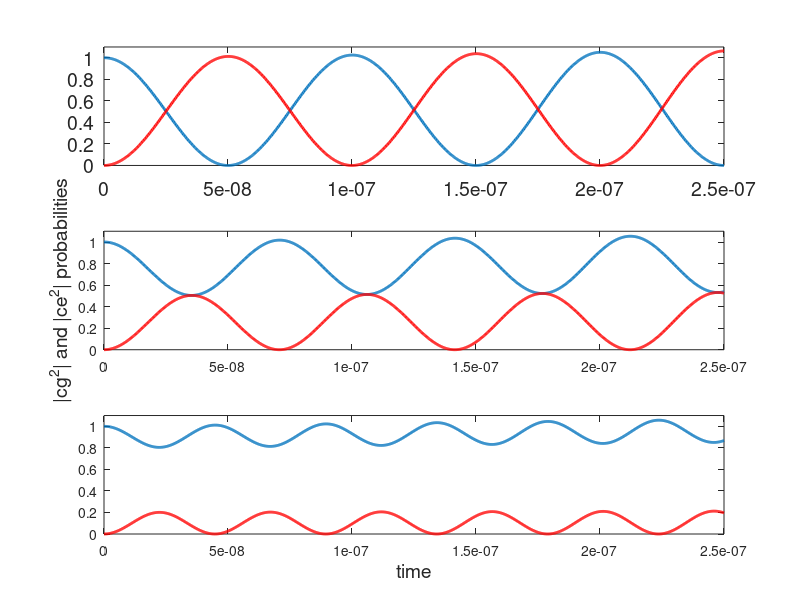

Write the MATLAB code that produced this figure.
%-----------------------------------------------------------------------%
%------------- Rabi flopping for a two level atom-----------------------%
%-----------------------------------------------------------------------%

N=1000; % no of time grid points
t=linspace(0,0.25e-6,N); % time array in micro seconds
dt=t(2)-t(1); % step size in time
%---- initial conditions-------------
cg(1:N)=1; % initial ground state 
ce(1:N)=0; % initial excited state
Omega_rabi=2*pi*10*1e6; % Rabi frequency 2pi*10 Mhz
delta=[0 Omega_rabi 2*Omega_rabi]; % different detuning frequencies
for j=1:3 % loop for different detuning frequencies
    
    
for i=1:N-1 % finite difference loop for advancing in time
    
    cg(i+1)=-(1i*ce(i)*Omega_rabi*dt*(exp(1i*delta(j)*t(i))/2))+cg(i);
    ce(i+1)=-(1i*cg(i)*Omega_rabi*dt*(exp(-1i*delta(j)*t(i))/2))+ce(i);
    
end
Cg(j,:)=cg;
Ce(j,:)=ce;
end
% plotting the probabilities in ground states spins
figure(1)
subplot(3,1,1)
plot(t,abs(Cg(1,:).*Cg(1,:)),'linewidth',2)
hold on
plot(t,abs(Ce(1,:).*Ce(1,:)),'r','linewidth',2)
axis([0 t(N) 0 1.1])
h=gca; 
get(h,'FontSize') 
set(h,'FontSize',14)
axis([0 t(N) 0 1.1])
fh = figure(1);
set(fh, 'color', 'white'); 
subplot(3,1,2)
plot(t,abs(Cg(2,:).*Cg(2,:)),'linewidth',2)
hold on
plot(t,abs(Ce(2,:).*Ce(2,:)),'r','linewidth',2)
ylabel('|cg^2| and |ce^2| probabilities','fontSize',14);
axis([0 t(N) 0 1.1])
subplot(3,1,3)
plot(t,abs(Cg(3,:).*Cg(3,:)),'linewidth',2)
hold on
plot(t,abs(Ce(3,:).*Ce(3,:)),'r','linewidth',2)
hold on
axis([0 t(N) 0 1.1])
xlabel('time','fontSize',14);